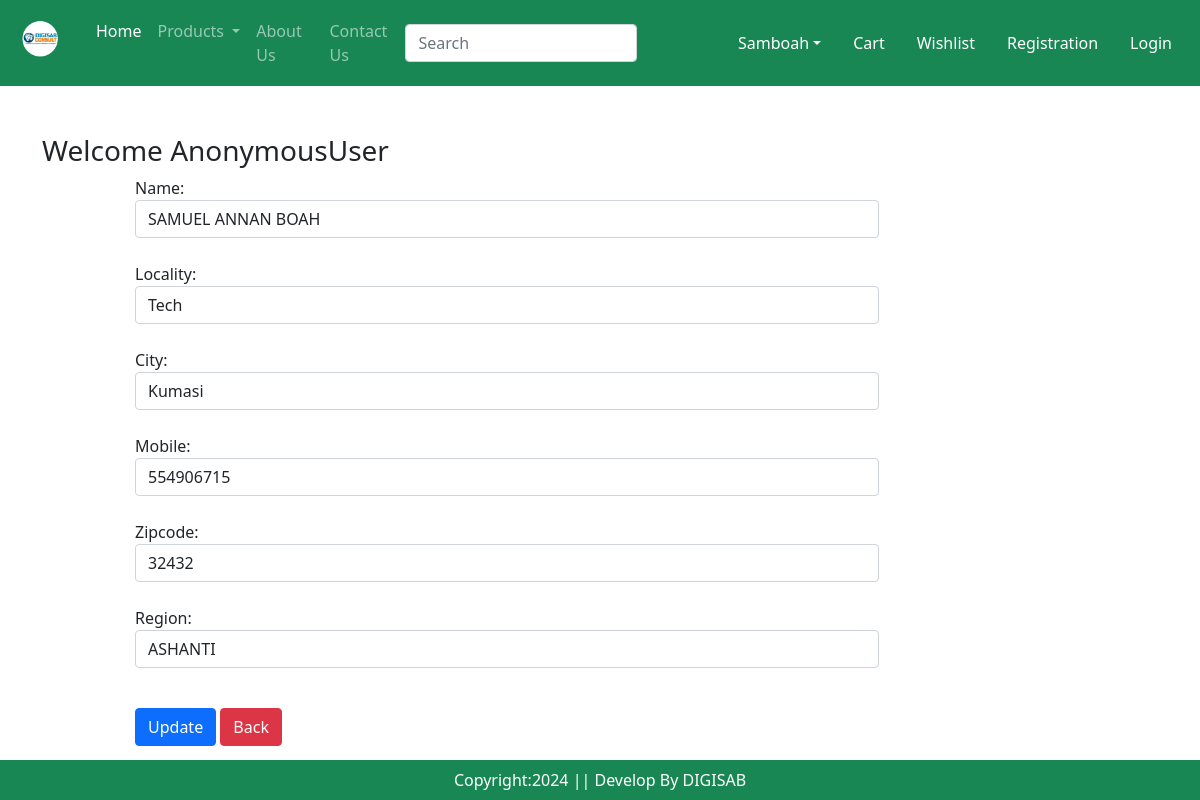
The page /updateAddress/2 on the database its author committed.
### app/models.py (models this page shows, shortened)
class Customer(models.Model):
    user = models.ForeignKey(User,on_delete=models.CASCADE)
    name = models.CharField(max_length=200)
    locality = models.CharField(max_length=200)
    city = models.CharField(max_length=50)
    mobile = models.IntegerField(default=0)
    zipcode = models.IntegerField()
    region = models.CharField(choices=REGION_CHOICES,max_length=100)

### app/views.py (the view, shortened to what this page needs)
# urls.py: path("updateAddress/<int:pk>", views.updateAddress.as_view(), name="updateAddress"),
class updateAddress(View):
    def get(self,request,pk):
           add = Customer.objects.get(pk=pk)
           form = CustomerProfileForm(instance=add)
           return render(request,"app/updateAddress.html",locals())

### app/forms.py
class CustomerProfileForm(forms.ModelForm):
        class Meta:
            model = Customer
            fields=['name','locality','city','mobile','zipcode','region']
            widgets={
                'name':forms.TextInput(attrs={'class':'form-control'}),
                'locality':forms.TextInput(attrs={'class':'form-control'}),
                'city':forms.TextInput(attrs={'class':'form-control'}),
                'mobile':forms.NumberInput(attrs={'class':'form-control'}),
                'zipcode':forms.NumberInput(attrs={'class':'form-control'}),
                'region':forms.Select(attrs={'class':'form-control'}),
            }

### app/templates/app/updateAddress.html (shortened to what this page needs)
{% extends "app/base.html" %}
{% load static %}
{% block main-content %}
<div class="container my-5">
    <div class="row">
        <h3>Welcome <span class="tex-capitalize">{{request.user}}</span></h3>
    </div>
    <div class="col-sm-8 offset-sm-1">
        <form action="" method="post">
            {% for fm in form %}
              {{fm.label_tag}} {{fm}} <small class="text-danger">{{fm.errors|striptags}} </small> <br>
            {% endfor %}
            <div class="col-12 mt-3">
                <button type="submit" class="btn btn-primary">Update</button>
                <a href="{% url "address" %}" type="button" class="btn btn-danger">Back</a>
            </div>
        </form>
    </div>
</div>
{% endblock main-content %}

### rows shown on the page
Customer: form "SAMUEL ANNAN BOAH" "Tech" "Kumasi" "554906715" "32432" "ASHANTI"

### other values the page prints
{{ request.user }} "AnonymousUser"
{{ fm.label_tag }} "Name:" "Locality:" "City:" "Mobile:" "Zipcode:" "Region:"
